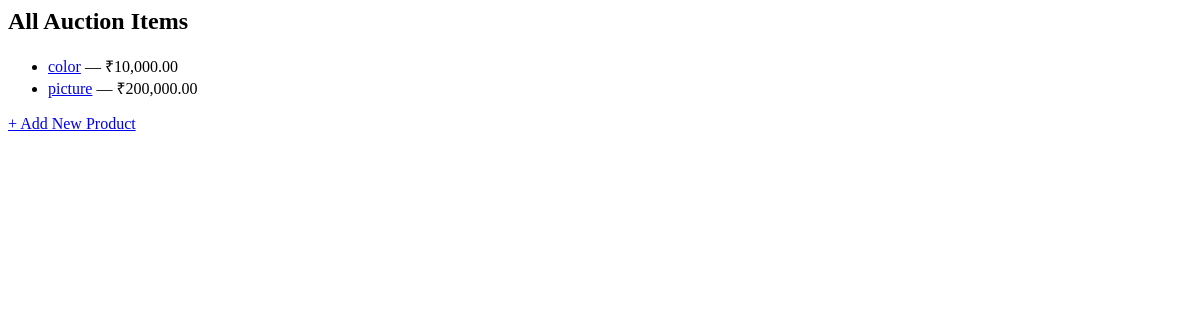
Before: / with the older database file.
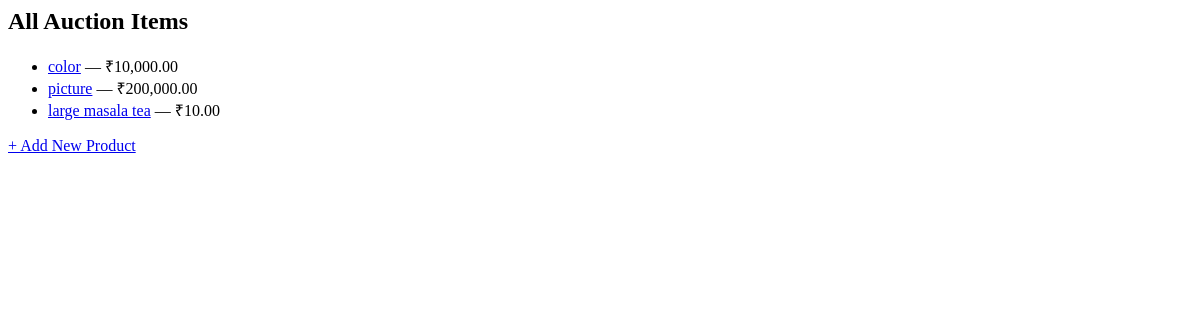
After: the same page with the newer database file.
### auctions/models.py (models this page shows, shortened)
class AuctionItem(models.Model):
    STATUS_CHOICES = [
        ('active', 'Active'),
        ('sold', 'Sold'),
        ('closed', 'Closed'),
    ]
    name = models.CharField(max_length=100)
    description = models.TextField()
    starting_price = models.DecimalField(max_digits=10, decimal_places=2)
    status = models.CharField(max_length=10, choices=STATUS_CHOICES, default='active')
    photo = models.ImageField(upload_to='product_photos/', blank=True, null=True)
    created_at = models.DateTimeField(auto_now_add=True)
    seller = models.ForeignKey(settings.AUTH_USER_MODEL, on_delete=models.CASCADE, related_name='auction_items')

### auctions/views.py (the view)
# urls.py: path('', AuctionItemListView.as_view(), name='item_list'),
class AuctionItemListView(ListView):
    model = AuctionItem
    template_name = 'auctions/item_list.html'
    context_object_name = 'items'

### auctions/templates/auctions/item_list.html
{% load humanize %}
<h2>All Auction Items</h2>
<ul>
    {% for item in items %}
        <li>
            <a href="{% url 'item-detail' item.pk %}">{{ item.name }}</a>
            — ₹{{ item.starting_price|floatformat:2|intcomma }}
        </li>
    {% endfor %}
</ul>
<a href="{% url 'item-create' %}">+ Add New Product</a>

Changed rows visible on the page:
added AuctionItem: name "large masala tea", starting_price "10.00"
